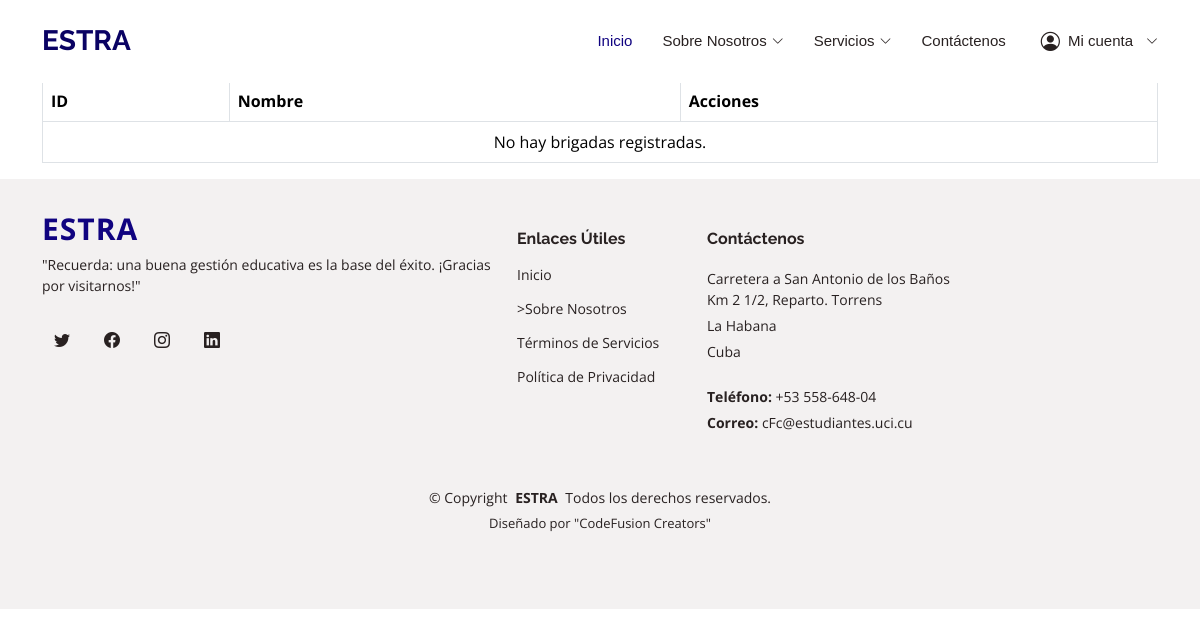
Page /brigadas/ on the earlier database version.
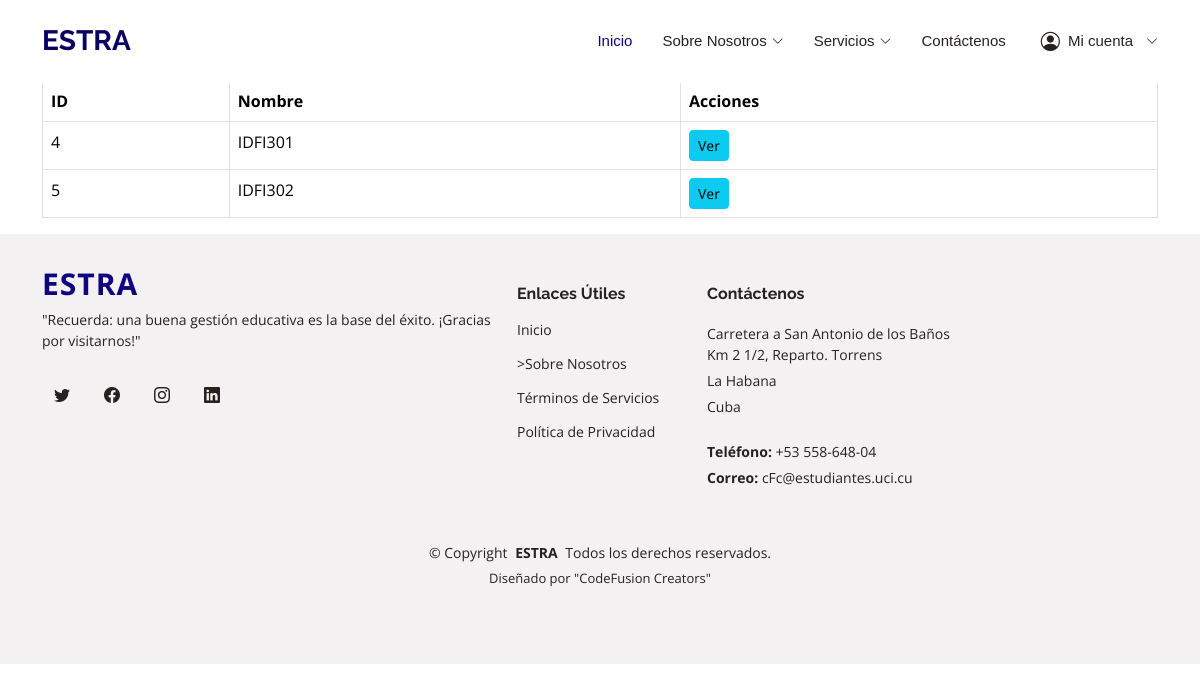
Same page on the later database version.
### data_models/models.py (models this page shows, shortened)
class Brigada(models.Model):
    nombre = models.CharField(max_length=50, unique=True)
    direccion = models.CharField(max_length=100)
    curso = models.CharField(max_length=20)
    anio_escolar = models.CharField(max_length=10)
    caracterizacion = models.TextField()
    guia = models.OneToOneField(
        'Profesor',
        on_delete=models.SET_NULL,
        null=True,
        blank=True,
        related_name='brigada_asignada'
    )
    profesores = models.ManyToManyField(
        'Profesor',
        related_name='brigadas',
        blank=True
    )

### data_models/vistas/vistasBrigada/views.py (the view)
# urls.py: path('brigadas/', listarBrigadas, name='listar_brigadas'),
def listarBrigadas(request):
    brigadas = Brigada.objects.all()
    return render(request, 'brigada_list.html', {'brigadas': brigadas})

### templates/brigada_list.html
{% extends 'base.html' %}
{% block content %}
<div class="container mt-4">
    <h1>Lista de Brigadas</h1>
    <table class="table table-bordered">
        <thead>
            <tr>
                <th>ID</th>
                <th>Nombre</th>
                <th>Acciones</th>
            </tr>
        </thead>
        <tbody>
            {% for brigada in brigadas %}
            <tr>
                <td>{{ brigada.id }}</td>
                <td>{{ brigada.nombre }}</td>
                <td>
                    <a href="{% url 'visualizar_brigada' brigada.id %}" class="btn btn-info btn-sm">Ver</a>
                </td>
            </tr>
            {% empty %}
            <tr>
                <td colspan="3" class="text-center">No hay brigadas registradas.</td>
            </tr>
            {% endfor %}
        </tbody>
    </table>
</div>
{% endblock %}

Differences in the rows shown:
added Brigada: id "4", nombre "IDFI301"
added Brigada: id "5", nombre "IDFI302"
Other differences:
text no longer shown: "No hay brigadas registradas."
